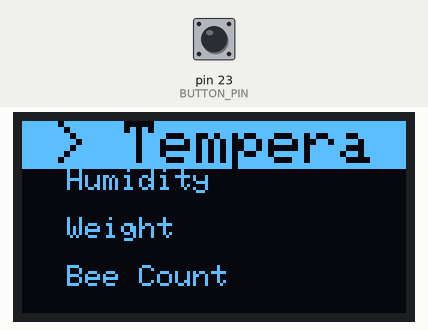
Recording of a sketch running on a simulated Arduino Mega 2560, built with avr-gcc and run on an emulated ATmega2560. Parts: 128×64 one-colour display. The inputs (shaded band) are chosen by the test bench; at power-on: pin 23 (BUTTON_PIN) HIGH. What the sketch prints to the serial monitor is not drawn.

Above: at 1.3 s.
1.4 s: pin 23 (BUTTON_PIN) pulled LOW for 1 s
At 3.0 s:
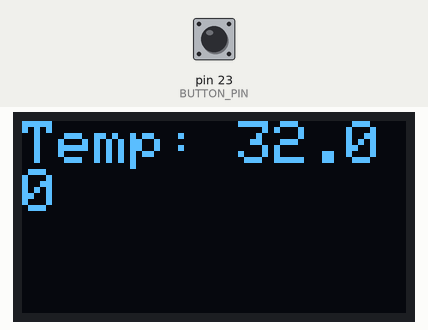
8.2 s: pin 23 (BUTTON_PIN) pulled LOW for 0.15 s
At 9.2 s:
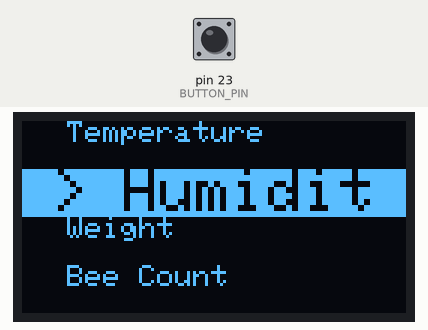
10.2 s: pin 23 (BUTTON_PIN) pulled LOW for 3.2 s
At 11.0 s:
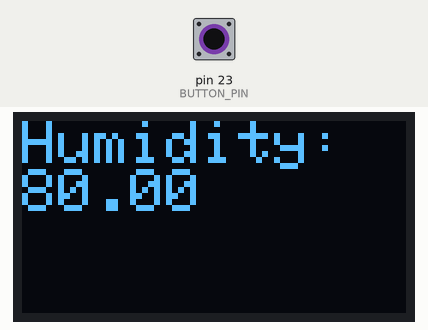
16.4 s: pin 23 (BUTTON_PIN) pulled LOW for 0.15 s
At 17.8 s:
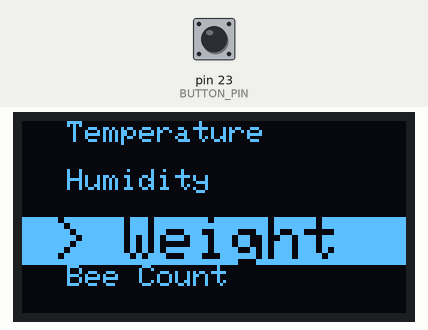
18.4 s: pin 23 (BUTTON_PIN) pulled LOW for 1 s
At 19.6 s:
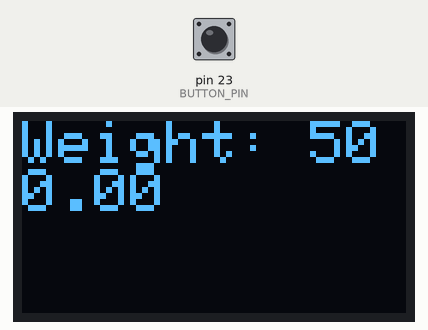
25.2 s: pin 23 (BUTTON_PIN) pulled LOW for 0.15 s
At 26.9 s:
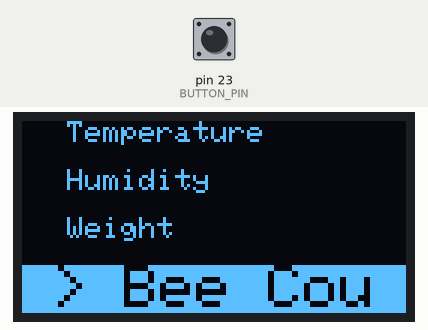
Timing chart, 0 to 28.4 s (numbered marks = the images above; inputs shaded):
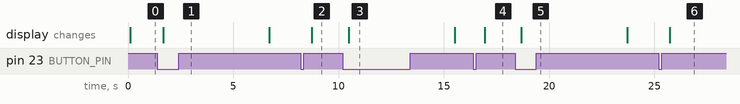

Measured:
- after the input at 1.4 s, the display: changes after 0.28 s (image 1)
- after the input at 8.2 s, the display: changes after 0.53 s (image 2)
- after the input at 10.2 s, the display: changes after 0.28 s (image 3)
- after the input at 16.4 s, the display: changes after 0.53 s (image 4)
- after the input at 18.4 s, the display: changes after 0.28 s (image 5)
- after the input at 25.2 s, the display: changes after 0.53 s (image 6)

The sketch:

OLED_Display.ino
```cpp
/*

* SINGLE click:   Go down in MENU or SUBMENU items
* LONG click:     Enter SUBMENU or RUN Command when inside SUBMENU
* DOUBLE click:   when inside SUBMENU, goes back to MAIN MENU

*/


#include <Adafruit_GFX.h>
#include <Adafruit_SSD1306.h>
#include "Button2.h"

#define BUTTON_PIN  23  // This is the pin that the physical button is attached to

Button2 button;

#define SCREEN_WIDTH 128
#define SCREEN_HEIGHT 64

// Declaration for an SSD1306 display connected to I2C (SDA, SCL pins)
Adafruit_SSD1306 display(SCREEN_WIDTH, SCREEN_HEIGHT, &Wire, -1);

int MainMenu = 0;
int menuOffset = 0;  // Keeps track of the current offset for scrolling
bool isSleeping = false;

float temperature = 32;
float humidity = 80;
float weight = 500;
int count = 404;

String HomeMenu[]  = {
  "Temperature",
  "Humidity",
  "Weight",
  "Bee Count",
  "QR Code",
  "Sleep"
};

// This is the amount of items in the MAIN MENU
int const TotalHomeItems = sizeof(HomeMenu) / sizeof(HomeMenu[0]);
const int itemHeight = 16;  // Height of each menu item in pixels
const int visibleItems = SCREEN_HEIGHT / itemHeight;  // Number of items that fit on the screen

unsigned long lastActivity = 0;  // Track the last activity time
const unsigned long sleepTimeout = 10000;  // 10 seconds timeout

void setup() {
  Serial.begin(115200);
  delay(50);

  button.begin(BUTTON_PIN);

  button.setClickHandler(click);
  button.setLongClickDetectedHandler(longClick);
  button.setDoubleClickHandler(doubleClick);

  if (!display.begin(SSD1306_SWITCHCAPVCC, 0x3C)) { // Address 0x3D for 128x64
    Serial.println(F("SSD1306 allocation failed"));
    for (;;);
  }

  // Start by showing the MAIN MENU
  showMenu();
  lastActivity = millis();  // Initialize last activity time
}

void loop() {
  button.loop();
  if (!isSleeping && (millis() - lastActivity > sleepTimeout)) {
    enterSleepMode();
  }
}
void showMenu() {
  if (isSleeping) return;  // Do not update the display if in sleep mode

  Serial.println("Request to showMenu");

  display.clearDisplay();
  display.setTextColor(WHITE);

  int yPosition = 0;  // Start at the top of the screen

  for (byte idx = menuOffset; idx < menuOffset + visibleItems; idx++) {
    if (idx >= TotalHomeItems) {
      break;  // Stop if we've reached the end of the menu items
    }

    if (MainMenu == idx) {
      display.setTextSize(2);
      display.setCursor(10, yPosition);
      display.fillRect(0, yPosition, SCREEN_WIDTH, itemHeight, WHITE);
      display.setTextColor(BLACK);
      display.print("> ");
      display.print(HomeMenu[idx]);
      display.setTextColor(WHITE);
    } else {
      display.setTextSize(1);
      display.setCursor(15, yPosition);
      display.print(HomeMenu[idx]);
    }
    yPosition += itemHeight;  // Move down by the height of each item
  }

  display.display();
}

void click(Button2& btn) {
  if (isSleeping) {
    wakeUp();
    return;
  }

  MainMenu++;
  if (MainMenu >= TotalHomeItems) {
    MainMenu = 0;
  }

  if (MainMenu >= menuOffset + visibleItems) {
    menuOffset++;
  }

  if (MainMenu < menuOffset) {
    menuOffset = MainMenu;
  }

  showMenu();
  lastActivity = millis();  // Update last activity time
}

// Define what a long press will do
void longClick(Button2& btn) {
  if (isSleeping) {
    wakeUp();
    return;
  }

  display.clearDisplay();
  display.setTextColor(WHITE);
  display.setCursor(0, 0);
  display.setTextSize(2);

  if (MainMenu == 0) {
    Serial.println("LONG PRESS - TEMPERATURE");
    display.print("Temp: ");
    display.println(temperature);
  } else if (MainMenu == 1) {
    Serial.println("LONG PRESS - HUMIDITY");
    display.print("Humidity: ");
    display.println(humidity);
  } else if (MainMenu == 2) {
    Serial.println("LONG PRESS - WEIGHT");
    display.print("Weight: ");
    display.println(weight);
  } else if (MainMenu == 3) {
    Serial.println("LONG PRESS - BEE COUNT");
    display.print("Count: ");
    display.println(count);
  } else if (MainMenu == 4) {
    Serial.println("LONG PRESS - QR");
    display.print("QR Code");
  } else if (MainMenu == 5) {
    Serial.println("LONG PRESS - SLEEP");
    enterSleepMode();
    return;
  }

  display.display();
  delay(5000); // Display the information for 5 seconds

  showMenu();
  lastActivity = millis();  // Update last activity time
}

void doubleClick(Button2& btn) {
  MainMenu = 0;
  menuOffset = 0;
  showMenu();
  lastActivity = millis();  // Update last activity time
}

void enterSleepMode() {
  Serial.println("Entering sleep mode");
  display.ssd1306_command(SSD1306_DISPLAYOFF);
  isSleeping = true;
}

void wakeUp() {
  Serial.println("Waking up from sleep mode");
  display.ssd1306_command(SSD1306_DISPLAYON);
  isSleeping = false;
  MainMenu = 0;        // Reset MainMenu to start from the beginning
  menuOffset = 0;      // Reset menuOffset to display from the top
  showMenu();          // Update the main menu upon waking up
  lastActivity = millis();  // Update last activity time
}
```
